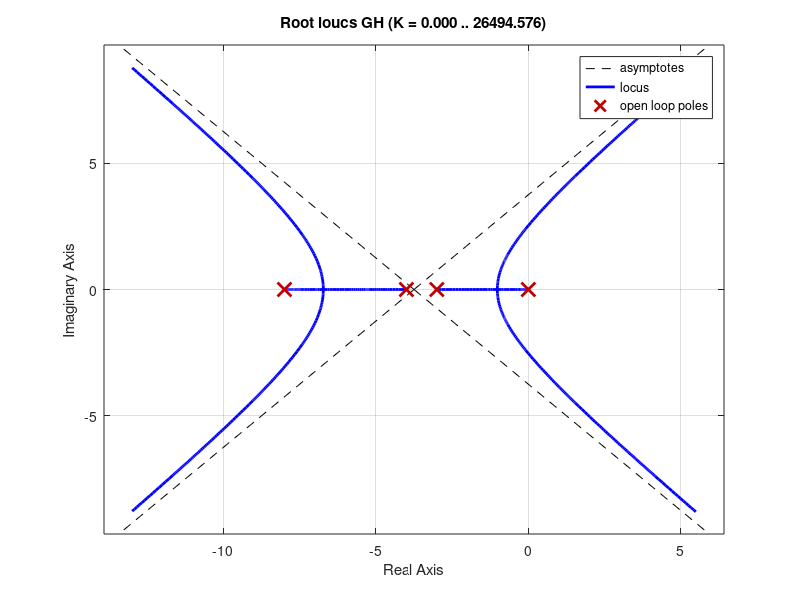

MATLAB code to generate this figure: (Note: this script raises an error after producing the figure.)
clf

numgh = (1);                
dengh = poly([0 -3 -4 -8]); 
GH=tf(numgh,dengh);       
rlocus(GH)               
z=0.2:0.05:0.5;           
                         
wn=0:1:10;                
                       
sgrid(z,wn)              
title ('Root Locus')      

pause
rlocus(GH)                
axis([-2 0 -2 2])         
title('Close-up')         
z=0.591;                 
                    
wn=0;                     
                        
sgrid(z,wn)               
                          
for k=1: 3                
                          
[K,p]=rlocfind(GH) ;      
                          
                      
end                    
